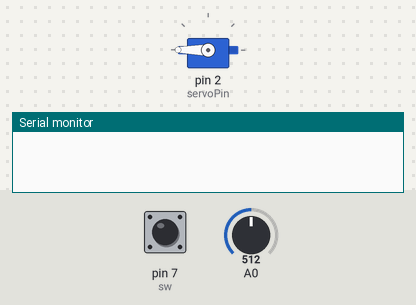
The sketch below on a simulated Arduino Uno, built with avr-gcc and run on an emulated ATmega328P. Parts: servo, the last lines printed to the serial monitor. Inputs (shaded band) come from the test bench; at power-on: pin 7 (sw) HIGH, A0 = 512. EEPROM starts erased.

Above: at 1.2 s.
1.3 s: pin 7 (sw) pulled LOW for 3.2 s
At 5.2 s:
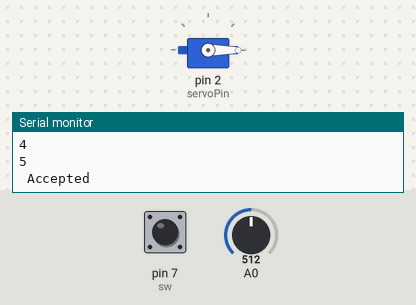
Timing chart, 0 to 16.0 s (numbered marks = the images above; inputs shaded):
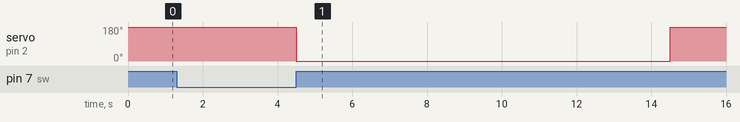

Measured:
- after the input at 1.3 s, servo on pin 2 (servoPin): 180° → 0° after 3.2 s, → 180° 10.0 s later

The sketch:

Knock.ino
```cpp
#include<EEPROM.h>
#include<Servo.h>

#define patternLenth 5
#define patternInputTime 10000
#define sensitivity 20
#define margin 100
#define sw 7
#define servoPin 2
#define openGate 0
#define closeGate 180
#define pz A0;
long slot[patternLenth+1];
int pattern[patternLenth];
int flag=0;
int acceptFlag=0;
int knok;

Servo myServo;

void setup()
{
  pinMode(sw, INPUT_PULLUP);
  myServo.attach(servoPin);
  myServo.write(180);
  Serial.begin(9600);
}

void loop()
{
   int i=0;
   if(digitalRead(sw) == 0)
   {
      Serial.println("Start");
      delay(1000);
      long stt= millis();
      while(millis()<(stt+patternInputTime))
      {
        int temp=analogRead(A0);
        if(temp>sensitivity && flag==0 && i<=patternLenth)
        {
             delay(10);
             flag=1;
             slot[i++]=millis()-stt;
             //Serial.println(slot[i-1] - stt);
             if(i>patternLenth)
             break;
        }

        else if(temp == 0){
        flag=0;
      }

      long stp=millis();
      Serial.println("Stop");
     // Serial.println(stp-stt);
      for(int i=0;i<patternLenth;i++)
      {
         knok=1;
         if(slot[i+1]-slot[i] <500 )
            pattern[i]=0;
         else
            pattern[i]=1;
         Serial.println(pattern[i]);
      }

      if(digitalRead(sw) == 0)
      {
         for(int i=0;i<patternLenth;i++)
            EEPROM.write(i,pattern[i]);
         while(digitalRead(sw) == 0);
      }

      else
      {
         if(knok == 1)
         {
            for(int i=0;i<patternLenth;i++)
            {
               if(pattern[i] == EEPROM.read(i))
               {
                  Serial.println(acceptFlag++);
               }

               else
               {
                    Serial.println("Break");
                    break;
               }
            }
         }

         Serial.println(acceptFlag);
         if(acceptFlag >=  patternLenth-1)
         {
             Serial.println(" Accepted");
             myServo.write(openGate);
             delay(5000);
             myServo.write(closeGate);
         }
         else{
            Serial.println("Rejected");
      }

      for(int i=0;i<patternLenth;i++)
      {
         pattern[i]=0;
         slot[i]=0;
      }
      slot[i]=0;
      acceptFlag=0;
   }
}
}
}
```
